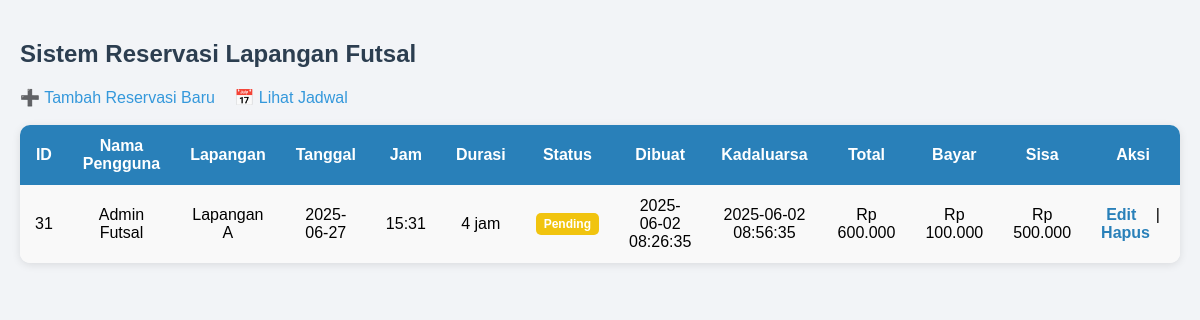
The page / on the database its author committed.
### tables this page shows
CREATE TABLE `bookings` (
  `id` int(11) NOT NULL,
  `user_id` int(11) DEFAULT NULL,
  `tanggal` date DEFAULT NULL,
  `jam_mulai` time DEFAULT NULL,
  `durasi` int(11) DEFAULT NULL,
  `status` enum('pending','lunas','dibatalkan') DEFAULT 'pending',
  `created_at` timestamp NOT NULL DEFAULT current_timestamp(),
  `lapangan_id` int(11) DEFAULT NULL,
  `bookings` datetime DEFAULT current_timestamp(),
  `total_bayar` int(11) DEFAULT 0,
  `nominal_bayar` int(11) DEFAULT 0
);

CREATE TABLE `users` (
  `id` int(11) NOT NULL,
  `nama` varchar(100) DEFAULT NULL,
  `email` varchar(100) DEFAULT NULL,
  `password` varchar(255) DEFAULT NULL,
  `role` enum('admin','user') DEFAULT 'user',
  `created_at` timestamp NOT NULL DEFAULT current_timestamp()
);

CREATE TABLE `lapangan` (
  `id` int(11) NOT NULL,
  `nama` varchar(100) NOT NULL,
  `jenis` varchar(50) DEFAULT NULL,
  `lokasi` text DEFAULT NULL,
  `harga_per_jam` decimal(10,2) DEFAULT NULL,
  `status` enum('aktif','tidak_aktif') DEFAULT 'aktif',
  `created_at` timestamp NOT NULL DEFAULT current_timestamp()
);

### index.php (the view, shortened to what this page needs)
<?php
include 'db.php';
$conn->query("
    UPDATE bookings
    SET status = 'dibatalkan'
    WHERE status = 'pending'
    AND TIMESTAMPDIFF(MINUTE, created_at, NOW()) > 30
");
?>
<!DOCTYPE html>
<html>
<head>
</head>
<body>
    <h2>Sistem Reservasi Lapangan Futsal</h2>
    <a href="create.php">➕ Tambah Reservasi Baru</a>
    <a href="jadwal.php">📅 Lihat Jadwal</a>
    <br><br>
    <table>
        <tr>
            <th>ID</th>
            <th>Nama Pengguna</th>
            <th>Lapangan</th>
            <th>Tanggal</th>
            <th>Jam</th>
            <th>Durasi</th>
            <th>Status</th>
            <th>Dibuat</th>
            <th>Kadaluarsa</th>
            <th>Total</th>
            <th>Bayar</th>
            <th>Sisa</th>
            <th>Aksi</th>
        </tr>
        <?php
        $result = $conn->query("
            SELECT
                bookings.*,
                users.nama AS nama_pengguna,
                lapangan.nama AS nama_lapangan
            FROM bookings
            LEFT JOIN users ON bookings.user_id = users.id
            LEFT JOIN lapangan ON bookings.lapangan_id = lapangan.id
            ORDER BY bookings.created_at DESC
        ");
        while ($row = $result->fetch_assoc()):
        ?>
            <tr>
                <td><?= $row['id']; ?></td>
                <td><?= htmlspecialchars($row['nama_pengguna']); ?></td>
                <td><?= htmlspecialchars($row['nama_lapangan']); ?></td>
                <td><?= $row['tanggal']; ?></td>
                <td><?= substr($row['jam_mulai'], 0, 5); ?></td>
                <td><?= $row['durasi']; ?> jam</td>
                <td>
                    <span class="badge <?= $row['status']; ?>">
                        <?= ucfirst($row['status']); ?>
                    </span>
                </td>
                <td><?= $row['created_at']; ?></td>
                <td>
                    <?php if ($row['status'] === 'pending'): ?>
                        <?php
                            $kadaluarsa = new DateTime($row['created_at']);
                            $kadaluarsa->modify('+30 minutes');
                            echo $kadaluarsa->format('Y-m-d H:i:s');
                        ?>
                    <?php else: ?>
                        -
                    <?php endif; ?>
                </td>
                <td>Rp <?= number_format($row['total_bayar'], 0, ',', '.'); ?></td>
                <td>Rp <?= number_format($row['nominal_bayar'], 0, ',', '.'); ?></td>
                <td>
                    Rp <?= number_format($row['total_bayar'] - $row['nominal_bayar'], 0, ',', '.'); ?>
                </td>
                <td class="actions">
                    <a href="edit.php?id=<?= $row['id']; ?>">Edit</a> |
                    <a href="delete.php?id=<?= $row['id']; ?>" onclick="return confirm('Yakin ingin hapus reservasi ini?')">Hapus</a>
                </td>
            </tr>
        <?php endwhile; ?>
    </table>
</body>
</html>

### index.php (style rules this page uses)
body { font-family: Arial, sans-serif; background: #f2f4f7; margin: 0; padding: 20px; }
h2 { color: #2c3e50; }
a { text-decoration: none; color: #3498db; margin-right: 15px; }
table { width: 100%; border-collapse: collapse; background: white; border-radius: 10px; overflow: hidden; box-shadow: 0 2px 8px rgba(0,0,0,0.1); }
th, td { padding: 12px 15px; text-align: center; }
th { background-color: #2980b9; color: white; }
tr:nth-child(even) { background-color: #f9f9f9; }
.actions a { color: #2980b9; font-weight: bold; }
.badge { padding: 4px 8px; border-radius: 5px; font-size: 12px; font-weight: bold; display: inline-block; }
.pending { background-color: #f1c40f; color: #fff; }

### rows shown on the page
bookings: id "31", user.nama "Admin Futsal", lapangan.nama "Lapangan A", tanggal "2025-06-27", jam_mulai "15:31", durasi "4", status "Pending", created_at "2025-06-02 08:26:35", created_at "2025-06-02 08:56:35", total_bayar "600.000", nominal_bayar "100.000", $row['total_bayar'] - $row['nominal_bayar'] "500.000"
